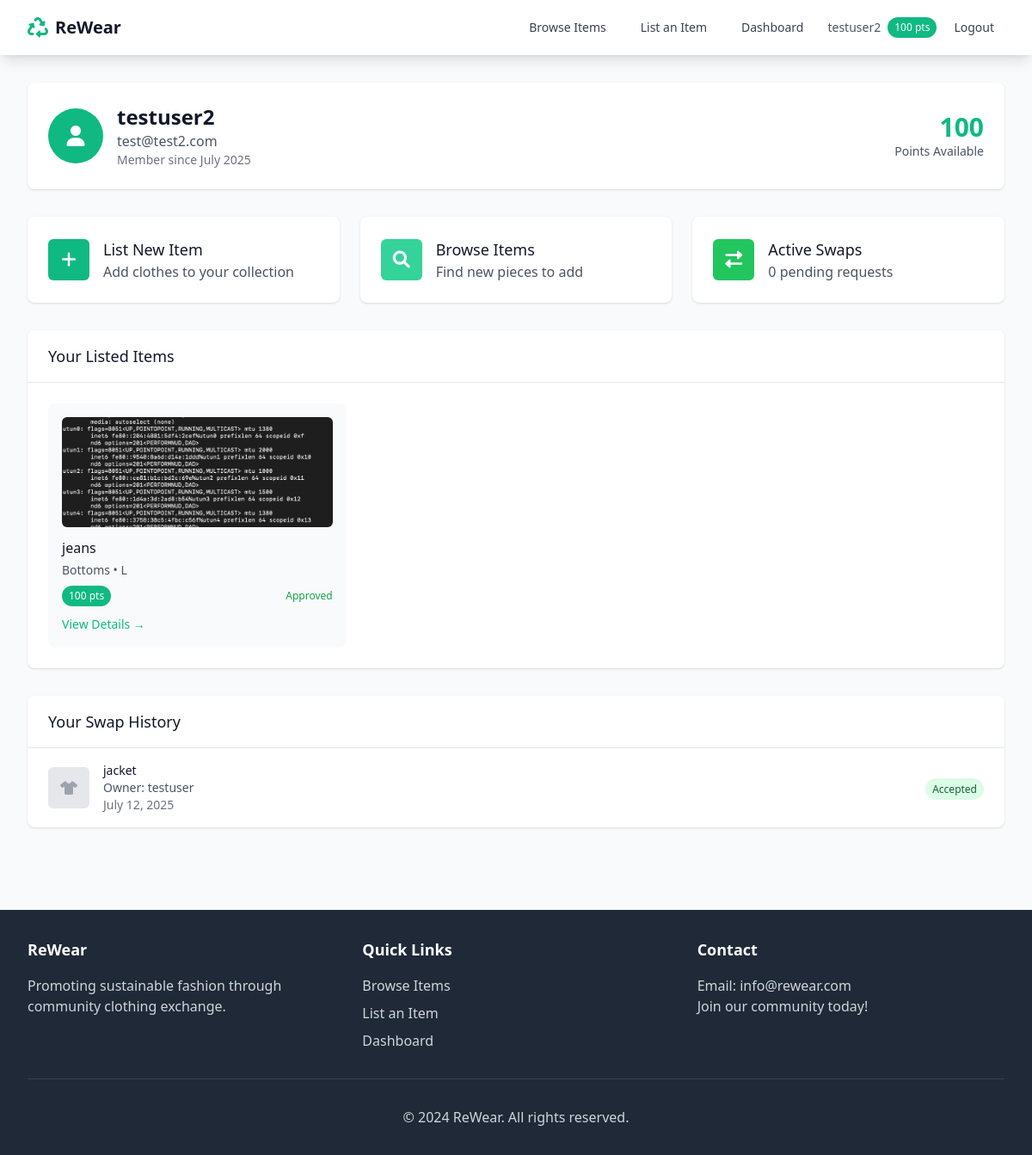
The app's page /dashboard (signed in) with its own data.
### app.py (models this page shows)
class User(UserMixin, db.Model):
    id = db.Column(db.Integer, primary_key=True)
    email = db.Column(db.String(120), unique=True, nullable=False)
    password_hash = db.Column(db.String(255), nullable=False)
    name = db.Column(db.String(100), nullable=False)
    points = db.Column(db.Integer, default=100)
    is_admin = db.Column(db.Boolean, default=False)
    created_at = db.Column(db.DateTime, default=datetime.utcnow)
    items = db.relationship('Item', backref='owner', lazy=True)
    swap_requests_sent = db.relationship('SwapRequest', foreign_keys='SwapRequest.requester_id', backref='requester', lazy=True)
    swap_requests_received = db.relationship('SwapRequest', foreign_keys='SwapRequest.item_owner_id', backref='item_owner', lazy=True)

class Item(db.Model):
    id = db.Column(db.Integer, primary_key=True)
    title = db.Column(db.String(200), nullable=False)
    description = db.Column(db.Text, nullable=False)
    category = db.Column(db.String(50), nullable=False)
    item_type = db.Column(db.String(50), nullable=False)
    size = db.Column(db.String(20), nullable=False)
    condition = db.Column(db.String(50), nullable=False)
    tags = db.Column(db.String(200))
    images = db.Column(db.Text)  # JSON string of image paths
    points_value = db.Column(db.Integer, default=50)
    is_available = db.Column(db.Boolean, default=True)
    is_approved = db.Column(db.Boolean, default=False)
    user_id = db.Column(db.Integer, db.ForeignKey('user.id'), nullable=False)
    created_at = db.Column(db.DateTime, default=datetime.utcnow)

class SwapRequest(db.Model):
    id = db.Column(db.Integer, primary_key=True)
    requester_id = db.Column(db.Integer, db.ForeignKey('user.id'), nullable=False)
    item_owner_id = db.Column(db.Integer, db.ForeignKey('user.id'), nullable=False)
    item_id = db.Column(db.Integer, db.ForeignKey('item.id'), nullable=False)
    status = db.Column(db.String(20), default='pending')  # pending, accepted, rejected, completed
    message = db.Column(db.Text)
    created_at = db.Column(db.DateTime, default=datetime.utcnow)
    item = db.relationship('Item', backref='swap_requests')

### app.py (the view)
@app.route('/dashboard')
@login_required
def dashboard():
    user_items = Item.query.filter_by(user_id=current_user.id).all()
    pending_requests = SwapRequest.query.filter_by(item_owner_id=current_user.id, status='pending').all()
    sent_requests = SwapRequest.query.filter_by(requester_id=current_user.id).all()
    return render_template('dashboard.html',
                         user_items=user_items,
                         pending_requests=pending_requests,
                         sent_requests=sent_requests)

### app.py (called while the page is built)
@app.template_filter('from_json')
def from_json_filter(value):
    if value:
        try:
            return json.loads(value)
        except:
            return []
    return []

@login_manager.user_loader
def load_user(user_id):
    return User.query.get(int(user_id))

### templates/dashboard.html (shortened to what this page needs)
{% extends "base.html" %}
{% block content %}
<div class="space-y-8">
    <div class="bg-white shadow rounded-lg p-6">
        <div class="flex items-center justify-between">
            <div class="flex items-center space-x-4">
                <div class="h-16 w-16 bg-primary rounded-full flex items-center justify-center">
                    <i class="fas fa-user text-white text-2xl"></i>
                </div>
                <div>
                    <h1 class="text-2xl font-bold text-gray-900">{{ current_user.name }}</h1>
                    <p class="text-gray-600">{{ current_user.email }}</p>
                    <p class="text-sm text-gray-500">Member since {{ current_user.created_at.strftime('%B %Y') }}</p>
                </div>
            </div>
            <div class="text-right">
                <div class="text-3xl font-bold text-primary">{{ current_user.points }}</div>
                <div class="text-sm text-gray-600">Points Available</div>
            </div>
        </div>
    </div>
    <div class="grid grid-cols-1 md:grid-cols-3 gap-6">
        <a href="{{ url_for('add_item') }}" class="bg-white shadow rounded-lg p-6 hover:shadow-lg transition-shadow duration-200">
            <div class="flex items-center">
                <div class="flex-shrink-0">
                    <div class="h-12 w-12 bg-primary rounded-md flex items-center justify-center">
                        <i class="fas fa-plus text-white text-xl"></i>
                    </div>
                </div>
                <div class="ml-4">
                    <h3 class="text-lg font-medium text-gray-900">List New Item</h3>
                    <p class="text-gray-600">Add clothes to your collection</p>
                </div>
            </div>
        </a>
        <a href="{{ url_for('browse') }}" class="bg-white shadow rounded-lg p-6 hover:shadow-lg transition-shadow duration-200">
            <div class="flex items-center">
                <div class="flex-shrink-0">
                    <div class="h-12 w-12 bg-accent rounded-md flex items-center justify-center">
                        <i class="fas fa-search text-white text-xl"></i>
                    </div>
                </div>
                <div class="ml-4">
                    <h3 class="text-lg font-medium text-gray-900">Browse Items</h3>
                    <p class="text-gray-600">Find new pieces to add</p>
                </div>
            </div>
        </a>
        <div class="bg-white shadow rounded-lg p-6">
            <div class="flex items-center">
                <div class="flex-shrink-0">
                    <div class="h-12 w-12 bg-green-500 rounded-md flex items-center justify-center">
                        <i class="fas fa-exchange-alt text-white text-xl"></i>
                    </div>
                </div>
                <div class="ml-4">
                    <h3 class="text-lg font-medium text-gray-900">Active Swaps</h3>
                    <p class="text-gray-600">{{ pending_requests|length }} pending requests</p>
                </div>
            </div>
        </div>
    </div>
    <div class="bg-white shadow rounded-lg">
        <div class="px-6 py-4 border-b border-gray-200">
            <h2 class="text-lg font-medium text-gray-900">Your Listed Items</h2>
        </div>
        {% if user_items %}
        <div class="grid grid-cols-1 md:grid-cols-2 lg:grid-cols-3 gap-6 p-6">
            {% for item in user_items %}
            <div class="bg-gray-50 rounded-lg p-4">
                {% if item.images %}
                    {% set images = item.images|from_json %}
                    {% if images %}
                        <img src="{{ url_for('static', filename=images[0]) }}" alt="{{ item.title }}" class="w-full h-32 object-cover rounded-md mb-3">
                    {% else %}
                        <div class="w-full h-32 bg-gray-200 rounded-md flex items-center justify-center mb-3">
                            <i class="fas fa-tshirt text-gray-400 text-2xl"></i>
                        </div>
                    {% endif %}
                {% else %}
                    <div class="w-full h-32 bg-gray-200 rounded-md flex items-center justify-center mb-3">
                        <i class="fas fa-tshirt text-gray-400 text-2xl"></i>
                    </div>
                {% endif %}
                <h3 class="font-medium text-gray-900 mb-1">{{ item.title }}</h3>
                <p class="text-sm text-gray-600 mb-2">{{ item.category }} • {{ item.size }}</p>
                <div class="flex justify-between items-center">
                    <span class="bg-primary text-white px-2 py-1 rounded-full text-xs">{{ item.points_value }} pts</span>
                    <span class="text-xs text-gray-500">
                        {% if item.is_approved %}
                            <span class="text-green-600">Approved</span>
                        {% else %}
                            <span class="text-yellow-600">Pending</span>
                        {% endif %}
                    </span>
                </div>
                <div class="mt-2">
                    <a href="{{ url_for('item_detail', item_id=item.id) }}" class="text-primary hover:text-secondary text-sm font-medium">
                        View Details →
                    </a>
                </div>
            </div>
            {% endfor %}
        </div>
        {% endif %}
    </div>
    {% if sent_requests %}
    <div class="bg-white shadow rounded-lg">
        <div class="px-6 py-4 border-b border-gray-200">
            <h2 class="text-lg font-medium text-gray-900">Your Swap History</h2>
        </div>
        <div class="divide-y divide-gray-200">
            {% for request in sent_requests %}
            <div class="px-6 py-4">
                <div class="flex items-center justify-between">
                    <div class="flex items-center space-x-4">
                        <div class="h-12 w-12 bg-gray-200 rounded-md flex items-center justify-center">
                            <i class="fas fa-tshirt text-gray-400"></i>
                        </div>
                        <div>
                            <h3 class="text-sm font-medium text-gray-900">{{ request.item.title }}</h3>
                            <p class="text-sm text-gray-600">Owner: {{ request.item_owner.name }}</p>
                            <p class="text-sm text-gray-500">{{ request.created_at.strftime('%B %d, %Y') }}</p>
                        </div>
                    </div>
                    <div>
                        {% if request.status == 'pending' %}
                            <span class="bg-yellow-100 text-yellow-800 px-2 py-1 rounded-full text-xs">Pending</span>
                        {% elif request.status == 'accepted' %}
                            <span class="bg-green-100 text-green-800 px-2 py-1 rounded-full text-xs">Accepted</span>
                        {% elif request.status == 'rejected' %}
                            <span class="bg-red-100 text-red-800 px-2 py-1 rounded-full text-xs">Rejected</span>
                        {% elif request.status == 'completed' %}
                            <span class="bg-blue-100 text-blue-800 px-2 py-1 rounded-full text-xs">Completed</span>
                        {% endif %}
                    </div>
                </div>
            </div>
            {% endfor %}
        </div>
    </div>
    {% endif %}
</div>
{% endblock %}

### templates/base.html (shortened to what this page needs)
<!DOCTYPE html>
<html lang="en">
<head>
    <script src="https://cdn.tailwindcss.com"></script>
    <link rel="stylesheet" href="https://cdnjs.cloudflare.com/ajax/libs/font-awesome/6.0.0/css/all.min.css">
</head>
<body class="bg-gray-50 min-h-screen">
    <nav class="bg-white shadow-lg">
        <div class="max-w-7xl mx-auto px-4 sm:px-6 lg:px-8">
            <div class="flex justify-between h-16">
                <div class="flex items-center">
                    <a href="{{ url_for('index') }}" class="flex-shrink-0 flex items-center">
                        <i class="fas fa-recycle text-2xl text-primary mr-2"></i>
                        <span class="text-xl font-bold text-gray-900">ReWear</span>
                    </a>
                </div>
                <div class="flex items-center space-x-4">
                    <a href="{{ url_for('browse') }}" class="text-gray-700 hover:text-primary px-3 py-2 rounded-md text-sm font-medium">
                        Browse Items
                    </a>
                    {% if current_user.is_authenticated %}
                        <a href="{{ url_for('add_item') }}" class="text-gray-700 hover:text-primary px-3 py-2 rounded-md text-sm font-medium">
                            List an Item
                        </a>
                        <a href="{{ url_for('dashboard') }}" class="text-gray-700 hover:text-primary px-3 py-2 rounded-md text-sm font-medium">
                            Dashboard
                        </a>
                        <div class="flex items-center space-x-2">
                            <span class="text-sm text-gray-600">{{ current_user.name }}</span>
                            <span class="bg-primary text-white px-2 py-1 rounded-full text-xs">{{ current_user.points }} pts</span>
                            <a href="{{ url_for('logout') }}" class="text-gray-700 hover:text-primary px-3 py-2 rounded-md text-sm font-medium">
                                Logout
                            </a>
                        </div>
                    {% endif %}
                </div>
            </div>
        </div>
    </nav>
    <main class="max-w-7xl mx-auto px-4 sm:px-6 lg:px-8 py-8">
        {% block content %}{% endblock %}
    </main>
    <footer class="bg-gray-800 text-white mt-16">
        <div class="max-w-7xl mx-auto px-4 sm:px-6 lg:px-8 py-8">
            <div class="grid grid-cols-1 md:grid-cols-3 gap-8">
                <div>
                    <h3 class="text-lg font-semibold mb-4">ReWear</h3>
                    <p class="text-gray-300">Promoting sustainable fashion through community clothing exchange.</p>
                </div>
                <div>
                    <h3 class="text-lg font-semibold mb-4">Quick Links</h3>
                    <ul class="space-y-2">
                        <li><a href="{{ url_for('browse') }}" class="text-gray-300 hover:text-white">Browse Items</a></li>
                        <li><a href="{{ url_for('add_item') }}" class="text-gray-300 hover:text-white">List an Item</a></li>
                        <li><a href="{{ url_for('dashboard') }}" class="text-gray-300 hover:text-white">Dashboard</a></li>
                    </ul>
                </div>
                <div>
                    <h3 class="text-lg font-semibold mb-4">Contact</h3>
                    <p class="text-gray-300">Email: info@rewear.com</p>
                    <p class="text-gray-300">Join our community today!</p>
                </div>
            </div>
            <div class="border-t border-gray-700 mt-8 pt-8 text-center">
                <p class="text-gray-300">&copy; 2024 ReWear. All rights reserved.</p>
            </div>
        </div>
    </footer>
</body>
</html>

### records on screen
User: name "testuser2", points "100", email "test@test2.com", created_at "July 2025"
Item: title "jeans", category "Bottoms", size "L", points_value "100", is_approved "Approved"
SwapRequest: item "jacket", item_owner.name "testuser", created_at "July 12, 2025", status "Accepted"

### other values on screen
{{ pending_requests|length }} "0"
